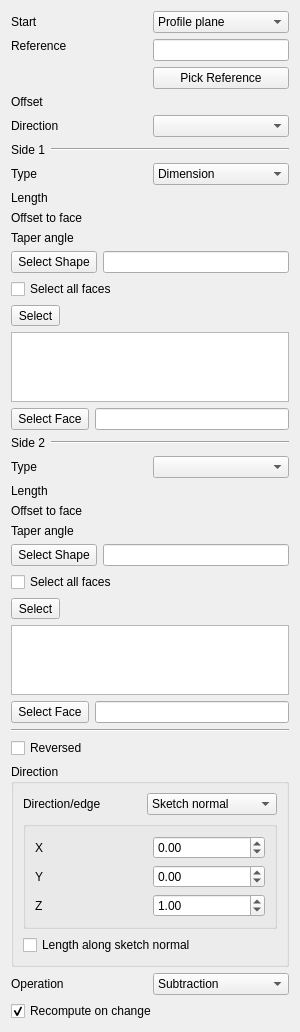
<?xml version="1.0" encoding="UTF-8"?>
<ui version="4.0">
 <class>PartDesignGui::TaskPadPocketParameters</class>
 <widget class="QWidget" name="PartDesignGui::TaskPadPocketParameters">
  <property name="geometry">
   <rect>
    <x>0</x>
    <y>0</y>
    <width>300</width>
    <height>772</height>
   </rect>
  </property>
  <property name="windowTitle">
   <string notr="true">Form</string>
  </property>
  <layout class="QVBoxLayout" name="verticalLayout">
   <item>
    <layout class="QGridLayout" name="gridLayout">
     <item row="0" column="0">
      <widget class="QLabel" name="labelStart">
       <property name="buddy">
         <cstring>startMode</cstring>
       </property>
       <property name="text">
        <string>Start</string>
       </property>
      </widget>
     </item>
     <item row="0" column="1">
      <widget class="QComboBox" name="startMode">
       <item>
        <property name="text">
         <string>Profile plane</string>
        </property>
       </item>
       <item>
        <property name="text">
         <string>Offset</string>
        </property>
       </item>
       <item>
        <property name="text">
         <string>Reference</string>
        </property>
       </item>
      </widget>
     </item>
     <item row="1" column="0" rowspan="2">
      <widget class="QLabel" name="labelStartReference">
       <property name="text">
        <string>Reference</string>
       </property>
       <property name="alignment">
        <set>Qt::AlignLeading|Qt::AlignLeft|Qt::AlignTop</set>
       </property>
      </widget>
     </item>
     <item row="1" column="1">
      <widget class="QLineEdit" name="lineStartReference">
       <property name="sizePolicy">
        <sizepolicy hsizetype="Ignored" vsizetype="Fixed">
         <horstretch>0</horstretch>
         <verstretch>0</verstretch>
        </sizepolicy>
       </property>
       <property name="readOnly">
        <bool>true</bool>
       </property>
      </widget>
     </item>
     <item row="2" column="1">
      <widget class="QPushButton" name="buttonStartReference">
       <property name="sizePolicy">
        <sizepolicy hsizetype="Ignored" vsizetype="Fixed">
         <horstretch>0</horstretch>
         <verstretch>0</verstretch>
        </sizepolicy>
       </property>
       <property name="text">
        <string>Pick Reference</string>
       </property>
       <property name="checkable">
        <bool>true</bool>
       </property>
      </widget>
     </item>
     <item row="3" column="0">
      <widget class="QLabel" name="labelStartOffset">
       <property name="text">
        <string>Offset</string>
       </property>
      </widget>
     </item>
     <item row="3" column="1">
      <widget class="Gui::PrefQuantitySpinBox" name="startOffsetEdit" native="true">
       <property name="keyboardTracking" stdset="0">
        <bool>false</bool>
       </property>
       <property name="unit" stdset="0">
        <string notr="true">mm</string>
       </property>
      </widget>
     </item>
     <item row="4" column="0">
      <widget class="QLabel" name="sidesLabel">
       <property name="buddy">
         <cstring>sidesMode</cstring>
       </property>
       <property name="text">
        <string>Direction</string>
       </property>
      </widget>
     </item>
     <item row="4" column="1">
      <widget class="QComboBox" name="sidesMode"/>
     </item>
     <item row="5" column="0" colspan="2">
      <layout class="QHBoxLayout" name="side1Layout">
       <property name="leftMargin">
        <number>0</number>
       </property>
       <property name="topMargin">
        <number>0</number>
       </property>
       <property name="rightMargin">
        <number>0</number>
       </property>
       <property name="bottomMargin">
        <number>0</number>
       </property>
       <item>
        <widget class="QLabel" name="side1Label">
         <property name="text">
          <string>Side 1</string>
         </property>
        </widget>
       </item>
       <item>
        <widget class="Line" name="line1">
         <property name="orientation">
          <enum>Qt::Horizontal</enum>
         </property>
         <property name="sizePolicy">
          <sizepolicy hsizetype="Expanding" vsizetype="Fixed">
           <horstretch>0</horstretch>
           <verstretch>0</verstretch>
          </sizepolicy>
         </property>
        </widget>
       </item>
      </layout>
     </item>
     <item row="6" column="0">
      <widget class="QLabel" name="textLabel1">
       <property name="buddy">
         <cstring>changeMode</cstring>
       </property>
       <property name="text">
        <string>Type</string>
       </property>
      </widget>
     </item>
     <item row="6" column="1">
      <widget class="QComboBox" name="changeMode">
       <item>
        <property name="text">
         <string>Dimension</string>
        </property>
       </item>
      </widget>
     </item>
     <item row="7" column="0">
      <widget class="QLabel" name="labelLength">
       <property name="buddy">
         <cstring>lengthEdit</cstring>
       </property>
       <property name="text">
        <string>Length</string>
       </property>
      </widget>
     </item>
     <item row="7" column="1">
      <widget class="Gui::PrefQuantitySpinBox" name="lengthEdit" native="true">
       <property name="keyboardTracking" stdset="0">
        <bool>false</bool>
       </property>
       <property name="unit" stdset="0">
        <string notr="true">mm</string>
       </property>
      </widget>
     </item>
     <item row="8" column="0">
      <widget class="QLabel" name="labelOffset">
       <property name="text">
        <string>Offset to face</string>
       </property>
      </widget>
     </item>
     <item row="8" column="1">
      <widget class="Gui::PrefQuantitySpinBox" name="offsetEdit" native="true">
       <property name="keyboardTracking" stdset="0">
        <bool>false</bool>
       </property>
       <property name="unit" stdset="0">
        <string notr="true">mm</string>
       </property>
      </widget>
     </item>
     <item row="9" column="0">
      <widget class="QLabel" name="labelTaperAngle">
       <property name="buddy">
         <cstring>taperEdit</cstring>
       </property>
       <property name="toolTip">
        <string>Angle to taper the extrusion</string>
       </property>
       <property name="text">
        <string>Taper angle</string>
       </property>
      </widget>
     </item>
     <item row="9" column="1">
      <widget class="Gui::PrefQuantitySpinBox" name="taperEdit" native="true">
       <property name="keyboardTracking" stdset="0">
        <bool>false</bool>
       </property>
       <property name="unit" stdset="0">
        <string notr="true">deg</string>
       </property>
      </widget>
     </item>
     <item row="10" column="0" colspan="2">
      <widget class="QFrame" name="upToShapeList">
       <property name="frameShadow">
        <enum>QFrame::Plain</enum>
       </property>
       <property name="lineWidth">
        <number>0</number>
       </property>
       <layout class="QVBoxLayout">
        <property name="leftMargin">
         <number>0</number>
        </property>
        <property name="topMargin">
         <number>0</number>
        </property>
        <property name="rightMargin">
         <number>0</number>
        </property>
        <property name="bottomMargin">
         <number>0</number>
        </property>
        <item>
         <layout class="QGridLayout" name="_2">
          <item row="0" column="1">
           <widget class="QLineEdit" name="lineShapeName">
            <property name="readOnly">
             <bool>true</bool>
            </property>
           </widget>
          </item>
          <item row="0" column="0">
           <widget class="QToolButton" name="buttonShape">
            <property name="minimumSize">
             <size>
              <width>0</width>
              <height>22</height>
             </size>
            </property>
            <property name="text">
             <string>Select Shape</string>
            </property>
            <property name="checkable">
             <bool>true</bool>
            </property>
           </widget>
          </item>
         </layout>
        </item>
        <item>
         <widget class="QCheckBox" name="checkBoxAllFaces">
          <property name="enabled">
           <bool>true</bool>
          </property>
          <property name="toolTip">
           <string>Selects all faces of the shape</string>
          </property>
          <property name="text">
           <string>Select all faces</string>
          </property>
         </widget>
        </item>
        <item>
         <widget class="QWidget" name="upToShapeFaces" native="true">
          <layout class="QVBoxLayout" name="verticalLayout_2">
           <property name="leftMargin">
            <number>0</number>
           </property>
           <property name="topMargin">
            <number>0</number>
           </property>
           <property name="rightMargin">
            <number>0</number>
           </property>
           <property name="bottomMargin">
            <number>0</number>
           </property>
           <item>
            <widget class="QToolButton" name="buttonShapeFace">
             <property name="toolTip">
              <string>Toggles between selection and preview mode</string>
             </property>
             <property name="text">
              <string>Select</string>
             </property>
             <property name="checkable">
              <bool>true</bool>
             </property>
            </widget>
           </item>
           <item>
            <widget class="QListWidget" name="listWidgetReferences">
             <property name="selectionMode">
              <enum>QAbstractItemView::ExtendedSelection</enum>
             </property>
            </widget>
           </item>
          </layout>
         </widget>
        </item>
       </layout>
      </widget>
     </item>
     <item row="11" column="0" colspan="2">
      <layout class="QGridLayout" name="gridLayout_5">
       <item row="0" column="1">
        <widget class="QLineEdit" name="lineFaceName">
         <property name="readOnly">
          <bool>true</bool>
         </property>
        </widget>
       </item>
       <item row="0" column="0">
        <widget class="QToolButton" name="buttonFace">
         <property name="minimumSize">
          <size>
           <width>0</width>
           <height>22</height>
          </size>
         </property>
         <property name="text">
          <string>Select Face</string>
         </property>
         <property name="checkable">
          <bool>true</bool>
         </property>
        </widget>
       </item>
      </layout>
     </item>
     <item row="12" column="0" colspan="2">
      <layout class="QHBoxLayout" name="verticalLayout_221">
       <property name="leftMargin">
        <number>0</number>
       </property>
       <property name="topMargin">
        <number>0</number>
       </property>
       <property name="rightMargin">
        <number>0</number>
       </property>
       <property name="bottomMargin">
        <number>0</number>
       </property>
       <item>
        <widget class="QLabel" name="side2Label">
         <property name="text">
          <string>Side 2</string>
         </property>
        </widget>
       </item>
       <item>
        <widget class="Line" name="line2">
         <property name="orientation">
          <enum>Qt::Horizontal</enum>
         </property>
         <property name="sizePolicy">
          <sizepolicy hsizetype="Expanding" vsizetype="Fixed">
           <horstretch>0</horstretch>
           <verstretch>0</verstretch>
          </sizepolicy>
         </property>
        </widget>
       </item>
      </layout>
     </item>
     <item row="13" column="0">
      <widget class="QLabel" name="typeLabel2">
       <property name="text">
        <string>Type</string>
       </property>
      </widget>
     </item>
     <item row="13" column="1">
      <widget class="QComboBox" name="changeMode2"/>
     </item>
     <item row="14" column="0">
      <widget class="QLabel" name="labelLength2">
       <property name="text">
        <string>Length</string>
       </property>
      </widget>
     </item>
     <item row="14" column="1">
      <widget class="Gui::PrefQuantitySpinBox" name="lengthEdit2" native="true">
       <property name="keyboardTracking" stdset="0">
        <bool>false</bool>
       </property>
       <property name="unit" stdset="0">
        <string notr="true">mm</string>
       </property>
      </widget>
     </item>
     <item row="15" column="0">
      <widget class="QLabel" name="labelOffset2">
       <property name="text">
        <string>Offset to face</string>
       </property>
      </widget>
     </item>
     <item row="15" column="1">
      <widget class="Gui::PrefQuantitySpinBox" name="offsetEdit2" native="true">
       <property name="keyboardTracking" stdset="0">
        <bool>false</bool>
       </property>
       <property name="unit" stdset="0">
        <string notr="true">mm</string>
       </property>
      </widget>
     </item>
     <item row="16" column="0">
      <widget class="QLabel" name="labelTaperAngle2">
       <property name="toolTip">
        <string>Angle to taper the extrusion</string>
       </property>
       <property name="text">
        <string>Taper angle</string>
       </property>
      </widget>
     </item>
     <item row="16" column="1">
      <widget class="Gui::PrefQuantitySpinBox" name="taperEdit2" native="true">
       <property name="keyboardTracking" stdset="0">
        <bool>false</bool>
       </property>
       <property name="unit" stdset="0">
        <string notr="true">deg</string>
       </property>
      </widget>
     </item>
     <item row="17" column="0" colspan="2">
      <widget class="QFrame" name="upToShapeList2">
       <property name="frameShadow">
        <enum>QFrame::Plain</enum>
       </property>
       <property name="lineWidth">
        <number>0</number>
       </property>
       <layout class="QVBoxLayout">
        <property name="leftMargin">
         <number>0</number>
        </property>
        <property name="topMargin">
         <number>0</number>
        </property>
        <property name="rightMargin">
         <number>0</number>
        </property>
        <property name="bottomMargin">
         <number>0</number>
        </property>
        <item>
         <layout class="QGridLayout" name="_22">
          <item row="0" column="1">
           <widget class="QLineEdit" name="lineShapeName2">
            <property name="readOnly">
             <bool>true</bool>
            </property>
           </widget>
          </item>
          <item row="0" column="0">
           <widget class="QToolButton" name="buttonShape2">
            <property name="minimumSize">
             <size>
              <width>0</width>
              <height>22</height>
             </size>
            </property>
            <property name="text">
             <string>Select Shape</string>
            </property>
            <property name="checkable">
             <bool>true</bool>
            </property>
           </widget>
          </item>
         </layout>
        </item>
        <item>
         <widget class="QCheckBox" name="checkBoxAllFaces2">
          <property name="enabled">
           <bool>true</bool>
          </property>
          <property name="toolTip">
           <string>Selects all faces of the shape</string>
          </property>
          <property name="text">
           <string>Select all faces</string>
          </property>
         </widget>
        </item>
        <item>
         <widget class="QWidget" name="upToShapeFaces2" native="true">
          <layout class="QVBoxLayout" name="verticalLayout_222">
           <property name="leftMargin">
            <number>0</number>
           </property>
           <property name="topMargin">
            <number>0</number>
           </property>
           <property name="rightMargin">
            <number>0</number>
           </property>
           <property name="bottomMargin">
            <number>0</number>
           </property>
           <item>
            <widget class="QToolButton" name="buttonShapeFace2">
             <property name="toolTip">
              <string>Toggles between selection and preview mode</string>
             </property>
             <property name="text">
              <string>Select</string>
             </property>
             <property name="checkable">
              <bool>true</bool>
             </property>
            </widget>
           </item>
           <item>
            <widget class="QListWidget" name="listWidgetReferences2">
             <property name="selectionMode">
              <enum>QAbstractItemView::ExtendedSelection</enum>
             </property>
            </widget>
           </item>
          </layout>
         </widget>
        </item>
       </layout>
      </widget>
     </item>
     <item row="24" column="0" colspan="2">
      <layout class="QGridLayout" name="gridLayout_52">
       <item row="0" column="1">
        <widget class="QLineEdit" name="lineFaceName2">
         <property name="readOnly">
          <bool>true</bool>
         </property>
        </widget>
       </item>
       <item row="0" column="0">
        <widget class="QToolButton" name="buttonFace2">
         <property name="minimumSize">
          <size>
           <width>0</width>
           <height>22</height>
          </size>
         </property>
         <property name="text">
          <string>Select Face</string>
         </property>
         <property name="checkable">
          <bool>true</bool>
         </property>
        </widget>
       </item>
      </layout>
     </item>
    </layout>
   </item>
   <item>
    <widget class="Line" name="line">
     <property name="orientation">
      <enum>Qt::Horizontal</enum>
     </property>
    </widget>
   </item>
   <item>
    <widget class="QCheckBox" name="checkBoxReversed">
     <property name="text">
      <string>Reversed</string>
     </property>
    </widget>
   </item>
   <item>
    <widget class="QGroupBox" name="groupBox">
     <property name="title">
      <string>Direction</string>
     </property>
     <layout class="QGridLayout" name="gridLayout_4">
      <item row="2" column="0">
       <widget class="QCheckBox" name="checkBoxAlongDirection">
        <property name="enabled">
         <bool>true</bool>
        </property>
        <property name="toolTip">
         <string>If unchecked, the length will be
measured along the specified direction</string>
        </property>
        <property name="text">
         <string>Length along sketch normal</string>
        </property>
       </widget>
      </item>
      <item row="0" column="0">
       <layout class="QGridLayout" name="gridLayout_3">
        <item row="0" column="0">
         <widget class="QLabel" name="labelEdge">
          <property name="buddy">
            <cstring>directionCB</cstring>
          </property>
          <property name="text">
           <string>Direction/edge</string>
          </property>
         </widget>
        </item>
        <item row="0" column="1">
         <widget class="QComboBox" name="directionCB">
          <property name="toolTip">
           <string>Set a direction or select an edge
from the model as reference</string>
          </property>
          <item>
           <property name="text">
            <string>Sketch normal</string>
           </property>
          </item>
          <item>
           <property name="text">
            <string>Select reference…</string>
           </property>
          </item>
          <item>
           <property name="text">
            <string>Custom direction</string>
           </property>
          </item>
         </widget>
        </item>
       </layout>
      </item>
      <item row="1" column="0">
       <widget class="QGroupBox" name="groupBoxDirection">
        <property name="enabled">
         <bool>true</bool>
        </property>
        <property name="toolTip">
         <string>Use custom vector for pad direction, otherwise
the sketch plane's normal vector will be used</string>
        </property>
        <property name="checkable">
         <bool>false</bool>
        </property>
        <property name="checked">
         <bool>false</bool>
        </property>
        <layout class="QGridLayout" name="gridLayout_2">
         <item row="0" column="0">
          <widget class="QLabel" name="labelXSkew">
           <property name="text">
            <string>X</string>
           </property>
          </widget>
         </item>
         <item row="0" column="1">
          <widget class="Gui::DoubleSpinBox" name="XDirectionEdit">
           <property name="toolTip">
            <string>X-component of direction vector</string>
           </property>
           <property name="keyboardTracking">
            <bool>false</bool>
           </property>
           <property name="minimum">
            <double>-100.000000000000000</double>
           </property>
           <property name="maximum">
            <double>100.000000000000000</double>
           </property>
           <property name="singleStep">
            <double>0.100000000000000</double>
           </property>
           <property name="unit" stdset="0">
            <string notr="true"/>
           </property>
          </widget>
         </item>
         <item row="1" column="0">
          <widget class="QLabel" name="labelYSkew">
           <property name="text">
            <string>Y</string>
           </property>
          </widget>
         </item>
         <item row="1" column="1">
          <widget class="Gui::DoubleSpinBox" name="YDirectionEdit">
           <property name="toolTip">
            <string>Y-component of direction vector</string>
           </property>
           <property name="keyboardTracking">
            <bool>false</bool>
           </property>
           <property name="minimum">
            <double>-100.000000000000000</double>
           </property>
           <property name="maximum">
            <double>100.000000000000000</double>
           </property>
           <property name="singleStep">
            <double>0.100000000000000</double>
           </property>
           <property name="unit" stdset="0">
            <string notr="true"/>
           </property>
          </widget>
         </item>
         <item row="2" column="0">
          <widget class="QLabel" name="labelZSkew">
           <property name="text">
            <string>Z</string>
           </property>
          </widget>
         </item>
         <item row="2" column="1">
          <widget class="Gui::DoubleSpinBox" name="ZDirectionEdit">
           <property name="toolTip">
            <string>Z-component of direction vector</string>
           </property>
           <property name="keyboardTracking">
            <bool>false</bool>
           </property>
           <property name="minimum">
            <double>-100.000000000000000</double>
           </property>
           <property name="maximum">
            <double>100.000000000000000</double>
           </property>
           <property name="singleStep">
            <double>0.100000000000000</double>
           </property>
           <property name="value">
            <double>1.000000000000000</double>
           </property>
           <property name="unit" stdset="0">
            <string notr="true"/>
           </property>
          </widget>
         </item>
        </layout>
       </widget>
      </item>
     </layout>
    </widget>
   </item>
   <item>
    <layout class="QHBoxLayout" name="operationLayout">
     <item>
      <widget class="QLabel" name="labelOperation">
       <property name="text">
        <string>Operation</string>
       </property>
       <property name="buddy">
        <cstring>comboOperation</cstring>
       </property>
      </widget>
     </item>
     <item>
      <widget class="QComboBox" name="comboOperation">
       <item>
        <property name="text">
         <string>Subtraction</string>
        </property>
       </item>
       <item>
        <property name="text">
         <string>Common</string>
        </property>
       </item>
      </widget>
     </item>
    </layout>
   </item>
   <item>
    <widget class="QCheckBox" name="checkBoxUpdateView">
     <property name="text">
      <string>Recompute on change</string>
     </property>
     <property name="checked">
      <bool>true</bool>
     </property>
    </widget>
   </item>
  </layout>
 </widget>
 <customwidgets>
  <customwidget>
   <class>Gui::QuantitySpinBox</class>
   <extends>QWidget</extends>
   <header>Gui/QuantitySpinBox.h</header>
  </customwidget>
  <customwidget>
   <class>Gui::DoubleSpinBox</class>
   <extends>QDoubleSpinBox</extends>
   <header>Gui/SpinBox.h</header>
  </customwidget>
  <customwidget>
   <class>Gui::PrefQuantitySpinBox</class>
   <extends>Gui::QuantitySpinBox</extends>
   <header>Gui/PrefWidgets.h</header>
  </customwidget>
 </customwidgets>
 <tabstops>
  <tabstop>startMode</tabstop>
  <tabstop>lineStartReference</tabstop>
  <tabstop>buttonStartReference</tabstop>
  <tabstop>startOffsetEdit</tabstop>
  <tabstop>sidesMode</tabstop>
  <tabstop>changeMode</tabstop>
  <tabstop>lengthEdit</tabstop>
  <tabstop>offsetEdit</tabstop>
  <tabstop>taperEdit</tabstop>
  <tabstop>buttonShape</tabstop>
  <tabstop>lineShapeName</tabstop>
  <tabstop>checkBoxAllFaces</tabstop>
  <tabstop>buttonShapeFace</tabstop>
  <tabstop>listWidgetReferences</tabstop>
  <tabstop>buttonFace</tabstop>
  <tabstop>lineFaceName</tabstop>
  <tabstop>changeMode2</tabstop>
  <tabstop>lengthEdit2</tabstop>
  <tabstop>offsetEdit2</tabstop>
  <tabstop>taperEdit2</tabstop>
  <tabstop>buttonShape2</tabstop>
  <tabstop>lineShapeName2</tabstop>
  <tabstop>checkBoxAllFaces2</tabstop>
  <tabstop>buttonShapeFace2</tabstop>
  <tabstop>listWidgetReferences2</tabstop>
  <tabstop>buttonFace2</tabstop>
  <tabstop>lineFaceName2</tabstop>
  <tabstop>checkBoxReversed</tabstop>
  <tabstop>directionCB</tabstop>
  <tabstop>XDirectionEdit</tabstop>
  <tabstop>YDirectionEdit</tabstop>
  <tabstop>ZDirectionEdit</tabstop>
  <tabstop>checkBoxAlongDirection</tabstop>
  <tabstop>comboOperation</tabstop>
  <tabstop>checkBoxUpdateView</tabstop>
 </tabstops>
 <resources/>
 <connections/>
</ui>
